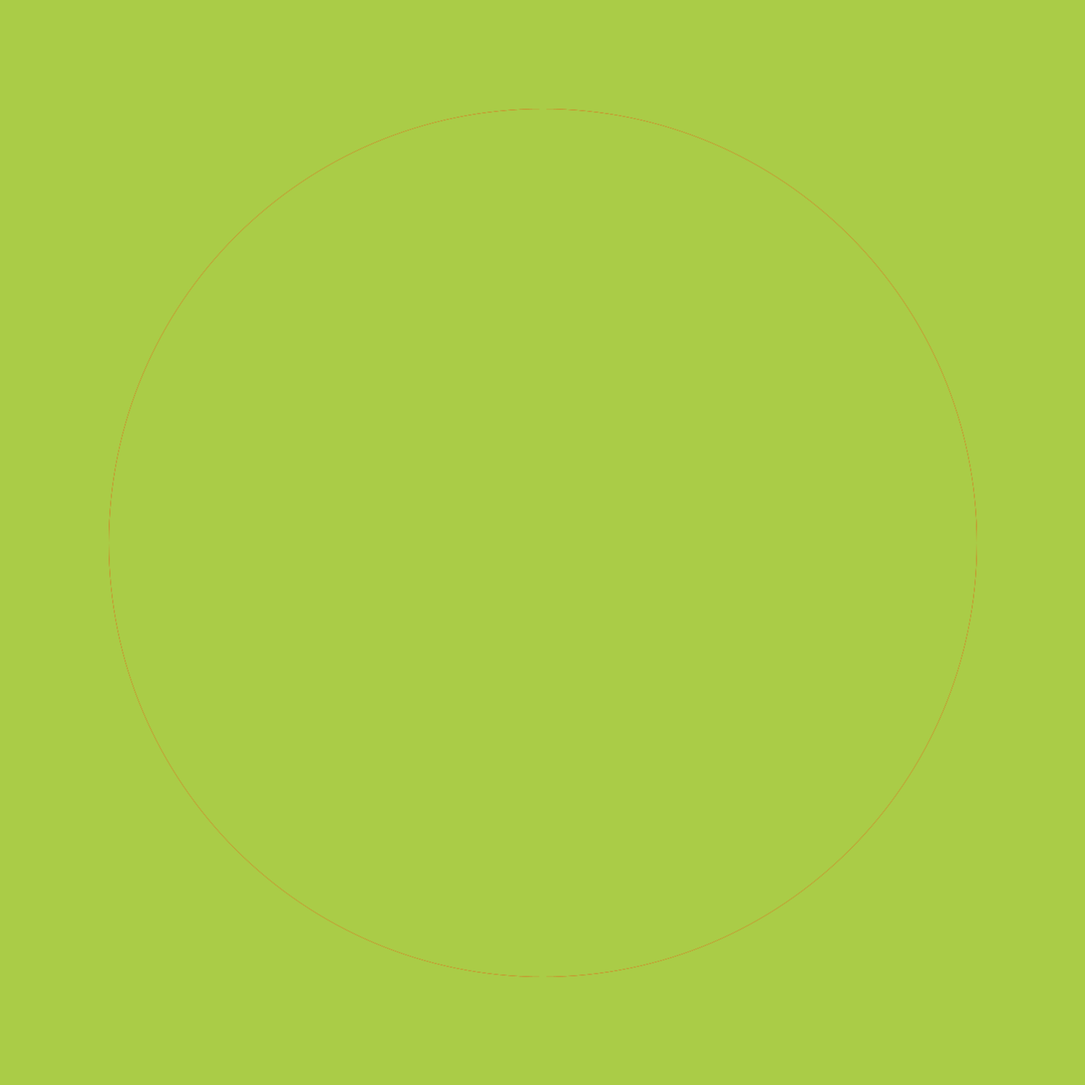
Frame 1 (no input)
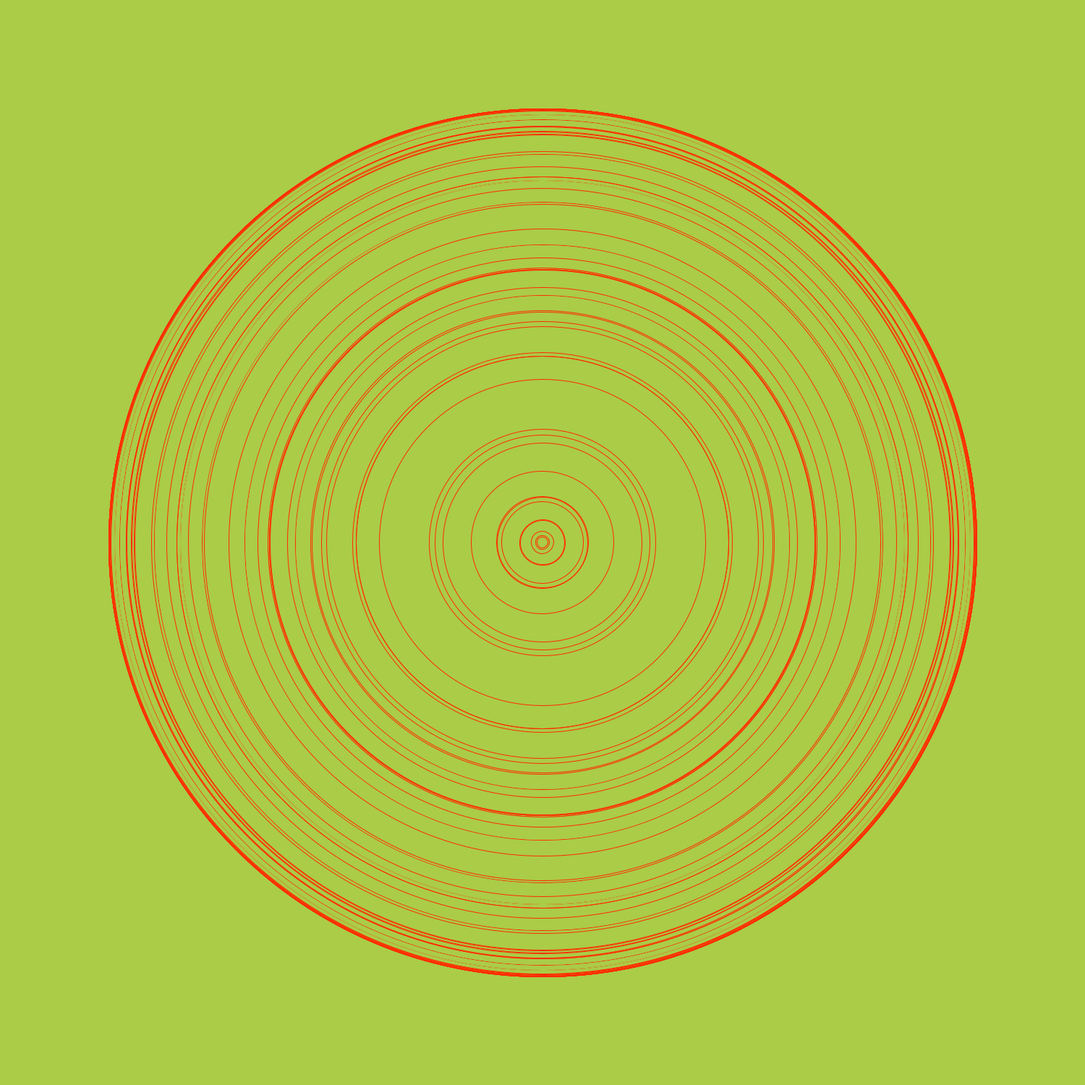
Frame 60 (the mouse pressed at the canvas centre just before this capture)
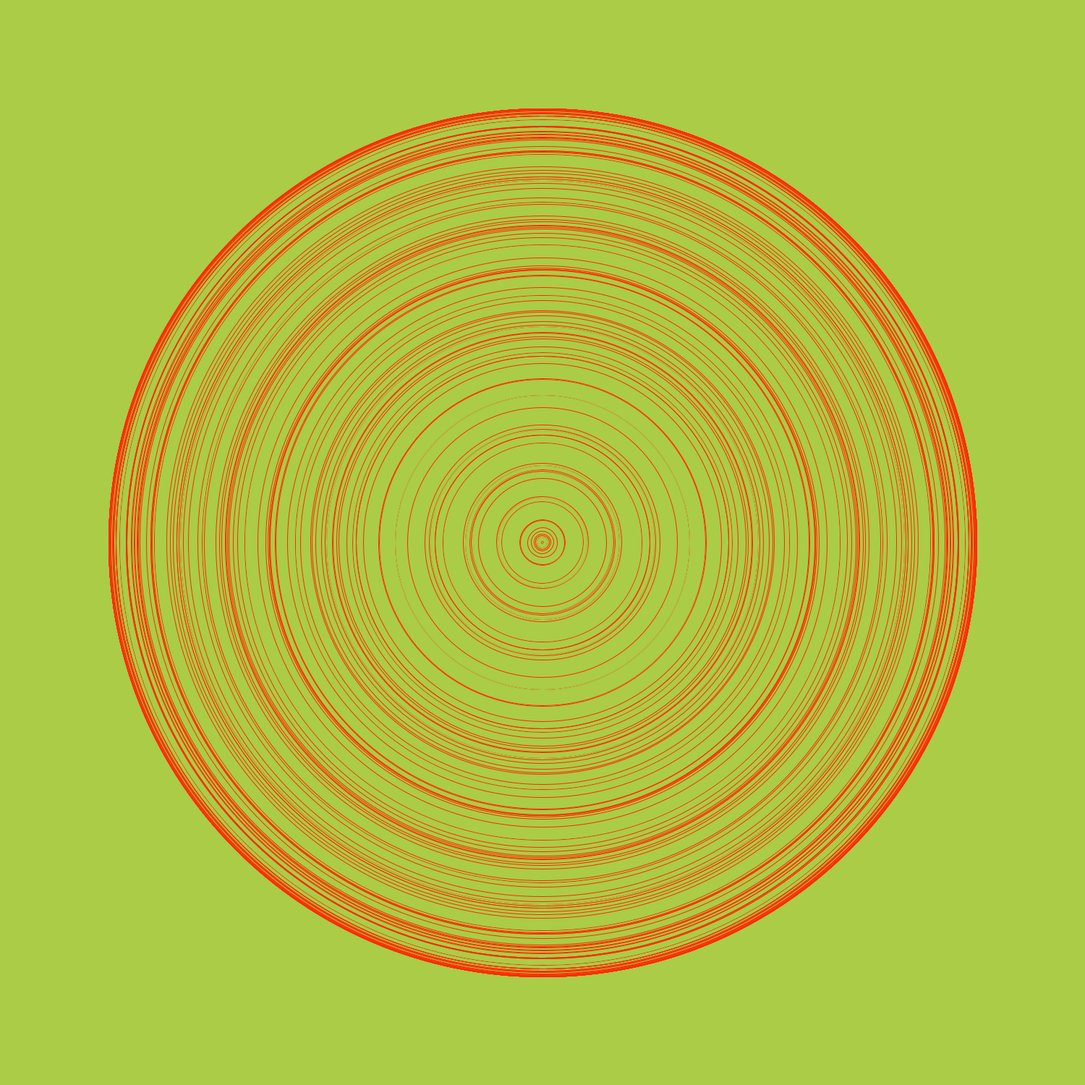
Frame 120 (the mouse held since frame 60 and released just before this capture)

The Processing sketch that drew these frames (run headless with seeded random() and noise(); from frame 60 on, the mouse is pressed at the canvas centre):

// Processing sketch: interference_circle_v2_anim
// ── interference_circle_v2_anim.pde


OscAttr osc1;
String fname;

void setup() {

   colorMode(HSB, 360, 100, 100, 100);
   size(1500,1500);
   fname = String.format("C:/Users/Jason/Documents/Processing Projects/Output/interference_circle_%d%d%d%d%d.tif", year(), month(), day(), hour(), minute(), second());

   osc1 = new OscAttr(width * .8);
      
   background(75, 65, 80);
  
}

void draw() {
 // background(335, 95, 50);
  osc1.display();  
}

  void keyPressed() {
     if(key == 's') {
        save(fname);
        println(fname);
     }
  }

// ── OscAttr.pde
class OscAttr {
  
  float amp;  ///max amplitude
  float period; //rotations
  float r;
  
  float loc_x;
  float loc_y;
  
  
  OscAttr(float _amp) {
      
    loc_x = width/2;
    loc_y = height/2;
    amp = _amp;
    period = 60; // every 2 seconds?
  
  }
  
  void display() {
    //r = amp * cos(TWO_PI * period/frameCount);
    r = amp * cos(TWO_PI * period / sqrt(frameCount));
    
    println(r, frameCount);
    
    noFill();
    stroke(10, 100, 100, 100);
    ellipse(loc_x, loc_y, r, r);
    
    //float r_old = amp * cos(period/(frameCount-1));
    float r_old = amp * cos((frameCount-1)/period);    
    noFill();
    stroke(75, 65, 80, 100);
    ellipse(loc_x, loc_y, r_old, r_old);
    
    
  }
  
}
